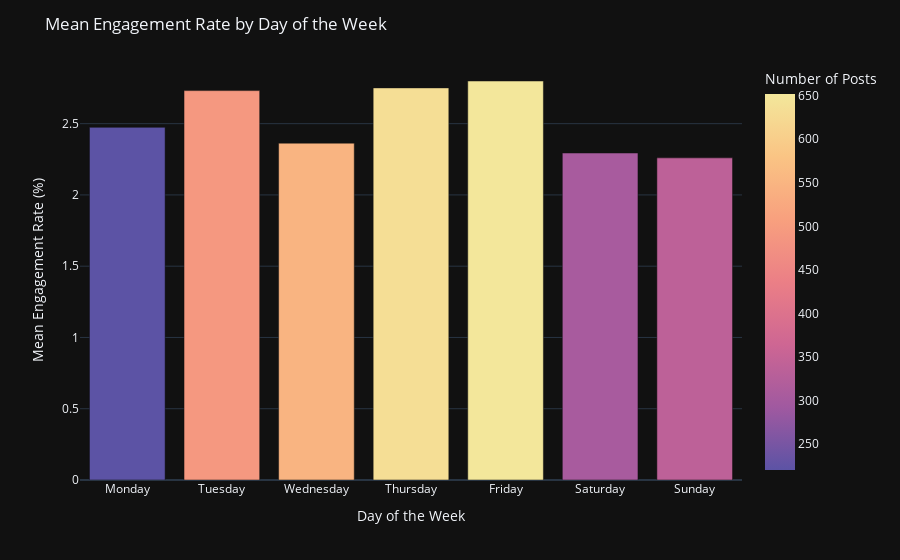
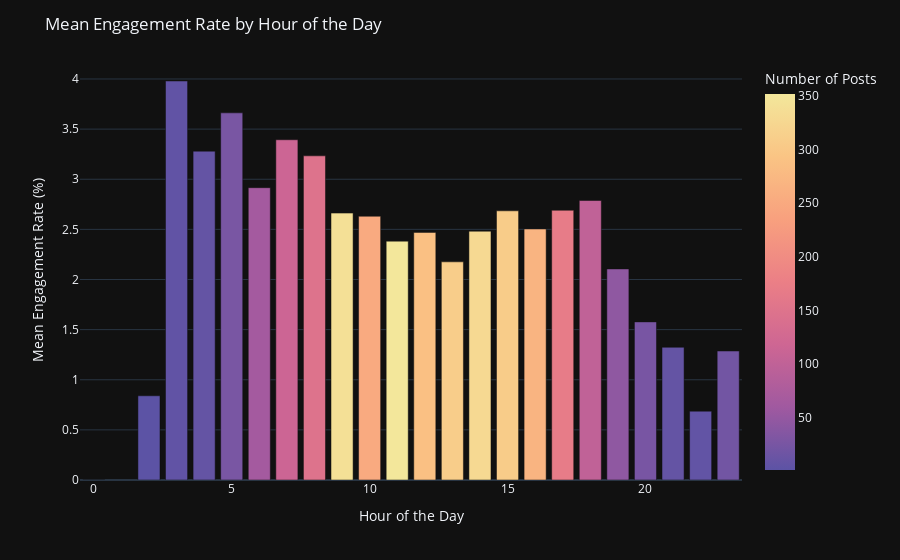

Here is the notebook cell these charts were saved with, in order:
### Code cell
# create a plotly bar chart of the mean engagement rate for each day of the week
import plotly.express as px
import plotly.io as pio

pio.templates.default = 'plotly_dark'
COLOR = 'Sunset_r'

fig = px.bar(day_df, x=day_df.index, y=ENGAGEMENT_RATE, color=NUMBER_OF_POSTS, color_continuous_scale=COLOR)
fig.update_layout(title='Mean Engagement Rate by Day of the Week', xaxis_title='Day of the Week', yaxis_title='Mean Engagement Rate (%)')
fig.show()

# create a plotly bar chart of the mean engagement rate for each hour of the day
fig = px.bar(hour_df, x=hour_df.index, y=ENGAGEMENT_RATE, color=NUMBER_OF_POSTS, color_continuous_scale=COLOR)
fig.update_layout(title='Mean Engagement Rate by Hour of the Day', xaxis_title='Hour of the Day', yaxis_title='Mean Engagement Rate (%)')
fig.show()

### Figure 1 — Plotly figure (JSON) as saved in the notebook; plotly's stock layout.template omitted (floating-point values rounded to 4 significant figures)
{"data": [{"alignmentgroup": "True", "hovertemplate": "Day=%{x}<br>Engagement Rate=%{y}<br>Number of Posts=%{marker.color}<extra></extra>", "legendgroup": "", "marker": {"color": [220, 491, 547, 633, 652, 304, 337], "coloraxis": "coloraxis", "pattern": {"shape": ""}}, "name": "", "offsetgroup": "", "orientation": "v", "showlegend": false, "textposition": "auto", "type": "bar", "x": ["Monday", "Tuesday", "Wednesday", "Thursday", "Friday", "Saturday", "Sunday"], "xaxis": "x", "y": [2.474, 2.732, 2.363, 2.751, 2.799, 2.294, 2.26], "yaxis": "y"}], "layout": {"barmode": "relative", "coloraxis": {"colorbar": {"title": {"text": "Number of Posts"}}, "colorscale": [[0, "rgb(92, 83, 165)"], [0.1667, "rgb(160, 89, 160)"], [0.3333, "rgb(206, 102, 147)"], [0.5, "rgb(235, 127, 134)"], [0.6667, "rgb(248, 160, 126)"], [0.8333, "rgb(250, 196, 132)"], [1, "rgb(243, 231, 155)"]]}, "legend": {"tracegroupgap": 0}, "margin": {"t": 60}, "title": {"text": "Mean Engagement Rate by Day of the Week"}, "xaxis": {"anchor": "y", "domain": [0, 1], "title": {"text": "Day of the Week"}}, "yaxis": {"anchor": "x", "domain": [0, 1], "title": {"text": "Mean Engagement Rate (%)"}}}}

### Figure 2 — Plotly figure (JSON) as saved in the notebook; plotly's stock layout.template omitted (floating-point values rounded to 4 significant figures)
{"data": [{"alignmentgroup": "True", "hovertemplate": "Hour=%{x}<br>Engagement Rate=%{y}<br>Number of Posts=%{marker.color}<extra></extra>", "legendgroup": "", "marker": {"color": [1, 1, 5, 8, 26, 65, 115, 148, 340, 251, 352, 287, 308, 329, 307, 268, 169, 100, 45, 25, 8, 6, 20], "coloraxis": "coloraxis", "pattern": {"shape": ""}}, "name": "", "offsetgroup": "", "orientation": "v", "showlegend": false, "textposition": "auto", "type": "bar", "x": [0, 2, 3, 4, 5, 6, 7, 8, 9, 10, 11, 12, 13, 14, 15, 16, 17, 18, 19, 20, 21, 22, 23], "xaxis": "x", "y": [0, 0.84, 3.98, 3.28, 3.662, 2.916, 3.394, 3.234, 2.662, 2.631, 2.383, 2.47, 2.176, 2.482, 2.685, 2.504, 2.691, 2.788, 2.106, 1.577, 1.324, 0.6867, 1.286], "yaxis": "y"}], "layout": {"barmode": "relative", "coloraxis": {"colorbar": {"title": {"text": "Number of Posts"}}, "colorscale": [[0, "rgb(92, 83, 165)"], [0.1667, "rgb(160, 89, 160)"], [0.3333, "rgb(206, 102, 147)"], [0.5, "rgb(235, 127, 134)"], [0.6667, "rgb(248, 160, 126)"], [0.8333, "rgb(250, 196, 132)"], [1, "rgb(243, 231, 155)"]]}, "legend": {"tracegroupgap": 0}, "margin": {"t": 60}, "title": {"text": "Mean Engagement Rate by Hour of the Day"}, "xaxis": {"anchor": "y", "domain": [0, 1], "title": {"text": "Hour of the Day"}}, "yaxis": {"anchor": "x", "domain": [0, 1], "title": {"text": "Mean Engagement Rate (%)"}}}}
